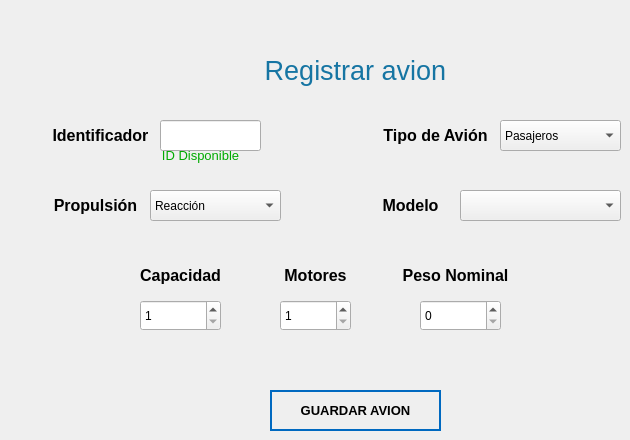
       <widget class="QWidget" name="pg_reg_avion">
        <widget class="QLabel" name="lb_Modelo_2">
         <property name="geometry">
          <rect>
           <x>380</x>
           <y>190</y>
           <width>61</width>
           <height>31</height>
          </rect>
         </property>
         <property name="font">
          <font>
           <family>Nirmala UI</family>
           <pointsize>12</pointsize>
           <weight>9</weight>
           <italic>false</italic>
           <bold>false</bold>
          </font>
         </property>
         <property name="styleSheet">
          <string notr="true">font: 75 12pt &quot;Nirmala UI&quot;;</string>
         </property>
         <property name="text">
          <string>&lt;html&gt;&lt;head/&gt;&lt;body&gt;&lt;p align=&quot;center&quot;&gt;&lt;span style=&quot; font-weight:600; color:#000000;&quot;&gt;Modelo&lt;/span&gt;&lt;/p&gt;&lt;/body&gt;&lt;/html&gt;</string>
         </property>
        </widget>
        <widget class="QLabel" name="lb_PesoNominal_2">
         <property name="geometry">
          <rect>
           <x>400</x>
           <y>260</y>
           <width>111</width>
           <height>31</height>
          </rect>
         </property>
         <property name="font">
          <font>
           <family>Nirmala UI</family>
           <pointsize>12</pointsize>
           <weight>9</weight>
           <italic>false</italic>
           <bold>false</bold>
          </font>
         </property>
         <property name="styleSheet">
          <string notr="true">font: 75 12pt &quot;Nirmala UI&quot;;</string>
         </property>
         <property name="text">
          <string>&lt;html&gt;&lt;head/&gt;&lt;body&gt;&lt;p align=&quot;center&quot;&gt;&lt;span style=&quot; font-weight:600; color:#000000;&quot;&gt;Peso Nominal&lt;/span&gt;&lt;/p&gt;&lt;/body&gt;&lt;/html&gt;</string>
         </property>
        </widget>
        <widget class="QSpinBox" name="spinBox_MotoresEA">
         <property name="geometry">
          <rect>
           <x>280</x>
           <y>300</y>
           <width>71</width>
           <height>31</height>
          </rect>
         </property>
         <property name="styleSheet">
          <string notr="true">color : rgb(0,0,0);
font: 12pt &quot;Nirmala UI&quot;</string>
         </property>
         <property name="minimum">
          <number>1</number>
         </property>
         <property name="maximum">
          <number>4</number>
         </property>
        </widget>
        <widget class="QPushButton" name="bt_checkIDavion">
         <property name="geometry">
          <rect>
           <x>260</x>
           <y>120</y>
           <width>41</width>
           <height>31</height>
          </rect>
         </property>
         <property name="text">
          <string/>
         </property>
         <property name="icon">
          <iconset>
           <normaloff>../Ventanas/Icons/check.png</normaloff>../Ventanas/Icons/check.png</iconset>
         </property>
         <property name="iconSize">
          <size>
           <width>30</width>
           <height>30</height>
          </size>
         </property>
         <property name="flat">
          <bool>true</bool>
         </property>
        </widget>
        <widget class="QSpinBox" name="spinBox_CapacidadEA">
         <property name="geometry">
          <rect>
           <x>140</x>
           <y>300</y>
           <width>81</width>
           <height>31</height>
          </rect>
         </property>
         <property name="styleSheet">
          <string notr="true">color : rgb(0,0,0);
font: 12pt &quot;Nirmala UI&quot;</string>
         </property>
         <property name="minimum">
          <number>1</number>
         </property>
        </widget>
        <widget class="QComboBox" name="cb_PropulsionEA">
         <property name="geometry">
          <rect>
           <x>150</x>
           <y>190</y>
           <width>131</width>
           <height>31</height>
          </rect>
         </property>
         <property name="cursor">
          <cursorShape>PointingHandCursor</cursorShape>
         </property>
         <property name="styleSheet">
          <string notr="true">color : rgb(0,0,0);
font: 10pt &quot;Nirmala UI&quot;</string>
         </property>
         <property name="editable">
          <bool>false</bool>
         </property>
         <property name="duplicatesEnabled">
          <bool>false</bool>
         </property>
         <property name="frame">
          <bool>true</bool>
         </property>
         <item>
          <property name="text">
           <string>Reacción</string>
          </property>
         </item>
         <item>
          <property name="text">
           <string>Turbo Hélice</string>
          </property>
         </item>
         <item>
          <property name="text">
           <string>Hélice</string>
          </property>
         </item>
        </widget>
        <widget class="QPushButton" name="bt_aceptarAVEA">
         <property name="geometry">
          <rect>
           <x>270</x>
           <y>390</y>
           <width>171</width>
           <height>41</height>
          </rect>
         </property>
         <property name="font">
          <font>
           <family>Nirmala UI</family>
           <pointsize>10</pointsize>
           <weight>75</weight>
           <italic>false</italic>
           <bold>true</bold>
          </font>
         </property>
         <property name="cursor">
          <cursorShape>PointingHandCursor</cursorShape>
         </property>
         <property name="styleSheet">
          <string notr="true">QPushButton
{	
	height: 2em;
 	border-style: solid;
	border-width: 2px;
 	border-color: #0069c0;
	font-weight: bold;
}

QPushButton:hover
{
   	background-color:#0069c0;
	color:white;
}</string>
         </property>
         <property name="text">
          <string>GUARDAR AVION</string>
         </property>
         <property name="icon">
          <iconset>
           <normaloff>../Ventanas/Icons/agregar_avion.png</normaloff>../Ventanas/Icons/agregar_avion.png</iconset>
         </property>
         <property name="iconSize">
          <size>
           <width>40</width>
           <height>50</height>
          </size>
         </property>
         <property name="default">
          <bool>true</bool>
         </property>
         <property name="flat">
          <bool>true</bool>
         </property>
        </widget>
        <widget class="QLabel" name="lb_TipodeAvion_2">
         <property name="geometry">
          <rect>
           <x>380</x>
           <y>120</y>
           <width>111</width>
           <height>31</height>
          </rect>
         </property>
         <property name="font">
          <font>
           <family>Nirmala UI</family>
           <pointsize>12</pointsize>
           <weight>9</weight>
           <italic>false</italic>
           <bold>false</bold>
          </font>
         </property>
         <property name="styleSheet">
          <string notr="true">font: 75 12pt &quot;Nirmala UI&quot;;</string>
         </property>
         <property name="text">
          <string>&lt;html&gt;&lt;head/&gt;&lt;body&gt;&lt;p align=&quot;center&quot;&gt;&lt;span style=&quot; font-weight:600; color:#000000;&quot;&gt;Tipo de Avión&lt;/span&gt;&lt;/p&gt;&lt;/body&gt;&lt;/html&gt;</string>
         </property>
        </widget>
        <widget class="QLabel" name="lb_Capacidad_2">
         <property name="geometry">
          <rect>
           <x>140</x>
           <y>260</y>
           <width>81</width>
           <height>31</height>
          </rect>
         </property>
         <property name="font">
          <font>
           <family>Nirmala UI</family>
           <pointsize>12</pointsize>
           <weight>9</weight>
           <italic>false</italic>
           <bold>false</bold>
          </font>
         </property>
         <property name="styleSheet">
          <string notr="true">font: 75 12pt &quot;Nirmala UI&quot;;</string>
         </property>
         <property name="text">
          <string>&lt;html&gt;&lt;head/&gt;&lt;body&gt;&lt;p align=&quot;center&quot;&gt;&lt;span style=&quot; font-weight:600; color:#000000;&quot;&gt;Capacidad&lt;/span&gt;&lt;/p&gt;&lt;/body&gt;&lt;/html&gt;</string>
         </property>
        </widget>
        <widget class="QLabel" name="lb_Motores_2">
         <property name="geometry">
          <rect>
           <x>280</x>
           <y>260</y>
           <width>71</width>
           <height>31</height>
          </rect>
         </property>
         <property name="font">
          <font>
           <family>Nirmala UI</family>
           <pointsize>12</pointsize>
           <weight>9</weight>
           <italic>false</italic>
           <bold>false</bold>
          </font>
         </property>
         <property name="styleSheet">
          <string notr="true">font: 75 12pt &quot;Nirmala UI&quot;;</string>
         </property>
         <property name="text">
          <string>&lt;html&gt;&lt;head/&gt;&lt;body&gt;&lt;p align=&quot;center&quot;&gt;&lt;span style=&quot; font-weight:600; color:#000000;&quot;&gt;Motores&lt;/span&gt;&lt;/p&gt;&lt;/body&gt;&lt;/html&gt;</string>
         </property>
        </widget>
        <widget class="QLabel" name="lb_facturanum_2">
         <property name="geometry">
          <rect>
           <x>160</x>
           <y>50</y>
           <width>391</width>
           <height>41</height>
          </rect>
         </property>
         <property name="styleSheet">
          <string notr="true">font: 63 26pt &quot;Open Sans Semibold&quot;;</string>
         </property>
         <property name="text">
          <string>&lt;html&gt;&lt;head/&gt;&lt;body&gt;&lt;p align=&quot;center&quot;&gt;&lt;span style=&quot; font-size:20pt; font-weight:400; color:#1675a3;&quot;&gt;Registrar avion&lt;/span&gt;&lt;/p&gt;&lt;/body&gt;&lt;/html&gt;</string>
         </property>
        </widget>
        <widget class="QLineEdit" name="lineEdit_identificadorEA">
         <property name="geometry">
          <rect>
           <x>160</x>
           <y>120</y>
           <width>101</width>
           <height>31</height>
          </rect>
         </property>
         <property name="styleSheet">
          <string notr="true">font: 12pt &quot;Nirmala UI&quot;;</string>
         </property>
        </widget>
        <widget class="QLabel" name="lb_Propulsion_2">
         <property name="geometry">
          <rect>
           <x>50</x>
           <y>190</y>
           <width>91</width>
           <height>31</height>
          </rect>
         </property>
         <property name="font">
          <font>
           <family>Nirmala UI</family>
           <pointsize>12</pointsize>
           <weight>9</weight>
           <italic>false</italic>
           <bold>false</bold>
          </font>
         </property>
         <property name="styleSheet">
          <string notr="true">font: 75 12pt &quot;Nirmala UI&quot;;</string>
         </property>
         <property name="text">
          <string>&lt;html&gt;&lt;head/&gt;&lt;body&gt;&lt;p align=&quot;center&quot;&gt;&lt;span style=&quot; font-weight:600; color:#000000;&quot;&gt;Propulsión&lt;/span&gt;&lt;/p&gt;&lt;/body&gt;&lt;/html&gt;</string>
         </property>
        </widget>
        <widget class="QLabel" name="lb_Identificador_5">
         <property name="geometry">
          <rect>
           <x>150</x>
           <y>140</y>
           <width>101</width>
           <height>31</height>
          </rect>
         </property>
         <property name="styleSheet">
          <string notr="true">font: 75 12pt &quot;Nirmala UI&quot;;</string>
         </property>
         <property name="text">
          <string>&lt;html&gt;&lt;head/&gt;&lt;body&gt;&lt;p align=&quot;center&quot;&gt;&lt;span style=&quot; font-size:10pt; font-weight:400; color:#00aa00;&quot;&gt;ID Disponible&lt;/span&gt;&lt;/p&gt;&lt;/body&gt;&lt;/html&gt;</string>
         </property>
        </widget>
        <widget class="QComboBox" name="cb_pasajerosEA">
         <property name="geometry">
          <rect>
           <x>500</x>
           <y>120</y>
           <width>121</width>
           <height>31</height>
          </rect>
         </property>
         <property name="cursor">
          <cursorShape>PointingHandCursor</cursorShape>
         </property>
         <property name="styleSheet">
          <string notr="true">color : rgb(0,0,0);
font: 10pt &quot;Nirmala UI&quot;</string>
         </property>
         <property name="editable">
          <bool>false</bool>
         </property>
         <property name="duplicatesEnabled">
          <bool>false</bool>
         </property>
         <property name="frame">
          <bool>true</bool>
         </property>
         <item>
          <property name="text">
           <string>Pasajeros</string>
          </property>
         </item>
         <item>
          <property name="text">
           <string>Carga</string>
          </property>
         </item>
        </widget>
        <widget class="QSpinBox" name="spinBox_pesoNomEA">
         <property name="geometry">
          <rect>
           <x>420</x>
           <y>300</y>
           <width>81</width>
           <height>31</height>
          </rect>
         </property>
         <property name="styleSheet">
          <string notr="true">color : rgb(0,0,0);
font: 12pt &quot;Nirmala UI&quot;</string>
         </property>
         <property name="maximum">
          <number>1000</number>
         </property>
        </widget>
        <widget class="QLabel" name="lb_Identificador_3">
         <property name="geometry">
          <rect>
           <x>50</x>
           <y>120</y>
           <width>101</width>
           <height>31</height>
          </rect>
         </property>
         <property name="font">
          <font>
           <family>Nirmala UI</family>
           <pointsize>12</pointsize>
           <weight>9</weight>
           <italic>false</italic>
           <bold>false</bold>
          </font>
         </property>
         <property name="styleSheet">
          <string notr="true">font: 75 12pt &quot;Nirmala UI&quot;;</string>
         </property>
         <property name="text">
          <string>&lt;html&gt;&lt;head/&gt;&lt;body&gt;&lt;p align=&quot;center&quot;&gt;&lt;span style=&quot; font-weight:600; color:#000000;&quot;&gt;Identificador&lt;/span&gt;&lt;/p&gt;&lt;/body&gt;&lt;/html&gt;</string>
         </property>
        </widget>
        <widget class="QComboBox" name="cb_PropulsionEA_2">
         <property name="geometry">
          <rect>
           <x>460</x>
           <y>190</y>
           <width>161</width>
           <height>31</height>
          </rect>
         </property>
         <property name="cursor">
          <cursorShape>PointingHandCursor</cursorShape>
         </property>
         <property name="styleSheet">
          <string notr="true">color : rgb(0,0,0);
font: 10pt &quot;Nirmala UI&quot;</string>
         </property>
         <property name="editable">
          <bool>false</bool>
         </property>
         <property name="duplicatesEnabled">
          <bool>false</bool>
         </property>
         <property name="frame">
          <bool>true</bool>
         </property>
        </widget>
       </widget>
